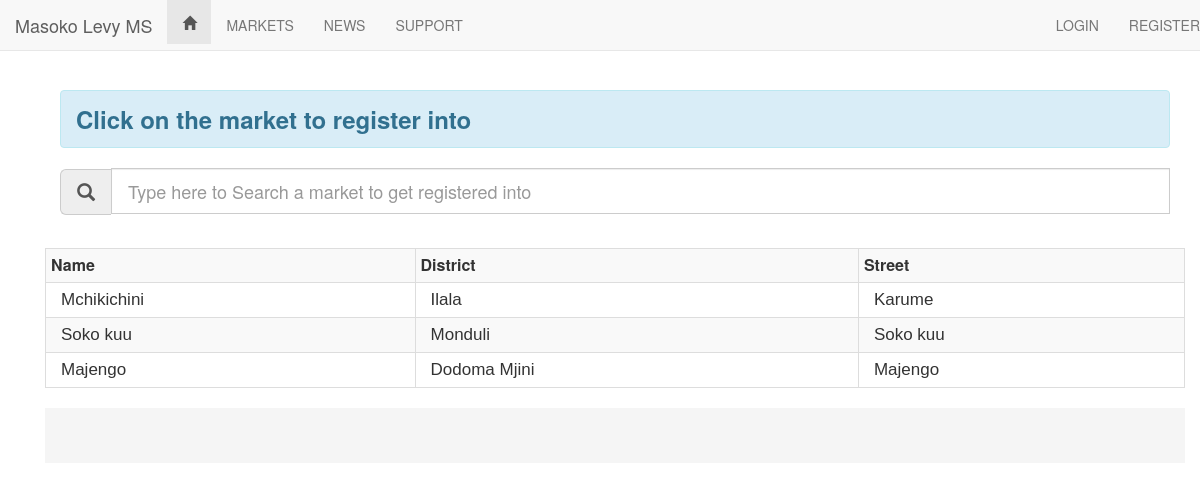
The app's page /index.php?q=viewm with its own data.
### tables this page shows
CREATE TABLE `market` (
  `id` int(11) NOT NULL,
  `market_name` varchar(30) NOT NULL,
  `street` varchar(60) NOT NULL,
  `description` text NOT NULL,
  `image` varchar(30) NOT NULL,
  `capacity` int(11) NOT NULL,
  `occupied` int(11) NOT NULL DEFAULT '0',
  `free` int(11) NOT NULL,
  `district_id` int(11) NOT NULL
);

CREATE TABLE `district` (
  `id` int(40) NOT NULL,
  `name` varchar(60) NOT NULL
);

### index.php (called while the page is built, shortened)
<?php
require 'template/template.php';
?>

### includes/markets/whole_market_list.php (the view, shortened to what this page needs)
<link rel="stylesheet" type="text/css" href="css/includes_styles.css" />
<div id="market-list">
<table class="table table-bordered table-condensed table-striped table-hover">
<tr>
<th><b>Name</b></th>
<th><b>District</b></th>
<th><b>Street</b></th>
</tr>
  <?php
 $sql="SELECT id, market_name, district_id, street FROM market";
 $results=mysql_query($sql);
   if(mysql_num_rows($results)>0)
      {
		while($rows=mysql_fetch_assoc($results))
		  {
			$dist="SELECT * FROM district where id = '".$rows['district_id']."'";
 						$distresults=mysql_query($dist);
 						if(mysql_num_rows($distresults)>0)
      					{
									$regrows=mysql_fetch_assoc($distresults);
											$district_name = $regrows['name'];
										} ?>
                <tr class="table-row" data-href="index.php?q=market_details&id=<?php echo $rows['id'] ?>">
                    <td><?php echo $rows['market_name'] ?></td>
                    <td><?php echo $district_name ?></td>
                    <td><?php echo $rows['street'] ?></td>
                </tr>
	<?php	 }
		   }
		 else
        {
          echo "Sorry, no market found";
		}   ?>
</table>
</div>

### css/includes_styles.css (style rules this page uses)
#market-list tr td { font-family: sans-serif; padding-left: 15px; font-size: 17px; margin: 10px; }

### includes/markets/whole_market_list.php (style rules this page uses)
.table-row { cursor:pointer; }

### records on screen
market: market_name "Mchikichini", district.name "Ilala", street "Karume"
market: market_name "Soko kuu", district.name "Monduli", street "Soko kuu"
market: market_name "Majengo", district.name "Dodoma Mjini", street "Majengo"
